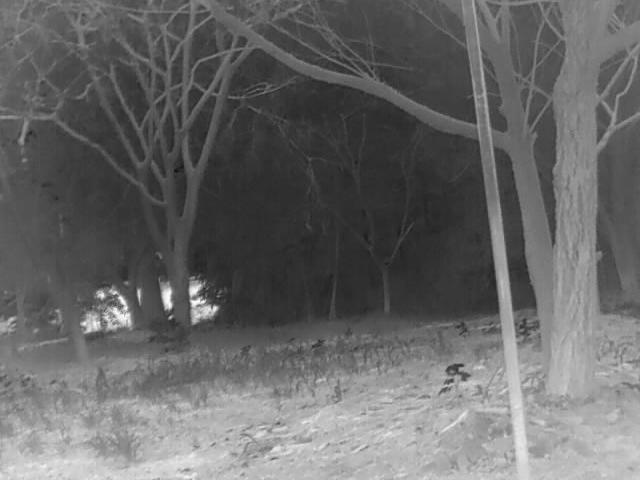
#> input picture Essay/manuscript/EXP/EXP1/compared/org_img/0340.jpg, 640 x 480 px
$ python draw_sqare_on_pic.py
#> lines starting #> are read from the running program, lines starting #| are printed output that depends on the picture; after the words box and inside, x2 and y2 are one past the last pixel; in counts of white or black regions, pixels touching at a corner belong together


import cv2

# 读取图像
name = '0340.jpg'
img = cv2.imread(name)
#> img is the input picture: shape (480, 640, 3); min 16, max 255, mean 103.6

# 定义矩形的左上角和右下角坐标
x1, y1 = 88, 200
x2, y2 = x1+128, y1+128

# 绘制矩形
cv2.rectangle(img, (x1, y1), (x2, y2), (0, 255, 255), 3)
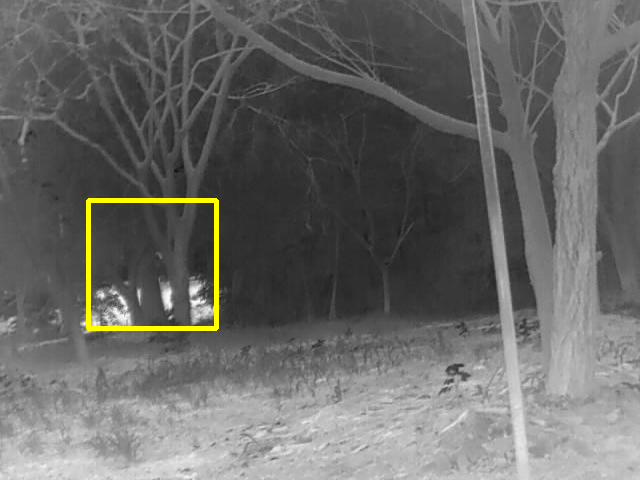
#> img: shape (480, 640, 3); 0.83% of pixels changed, all inside (x1, y1, x2, y2) = (86, 198, 219, 331)

# 显示图像
cv2.imshow('image', img)
cv2.waitKey(0)
cv2.destroyAllWindows()
cv2.imwrite("./drew/{}".format(name), img)

$ run again, with Essay/manuscript/EXP/EXP1/compared/org_img/0431.jpg copied over Essay/manuscript/EXP/EXP1/compared/org_img/0340.jpg
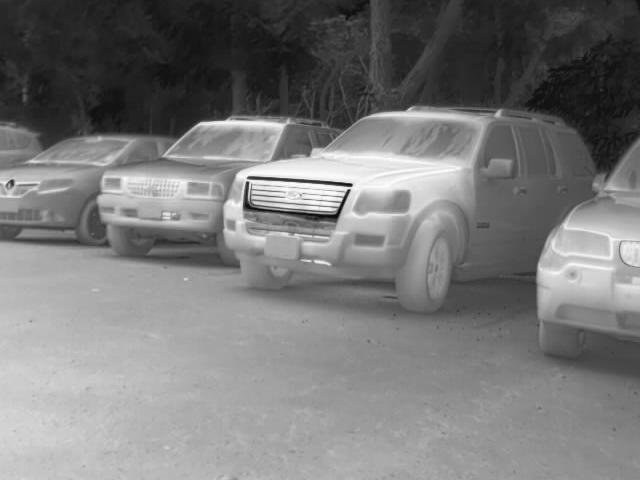
#> input picture Essay/manuscript/EXP/EXP1/compared/org_img/0431.jpg, 640 x 480 px
#> img is the input picture: shape (480, 640, 3); min 5, max 255, mean 121
#> `cv2.rectangle(img, (x1, y1), (x2, y2), (0, 255, 255), 3)`:
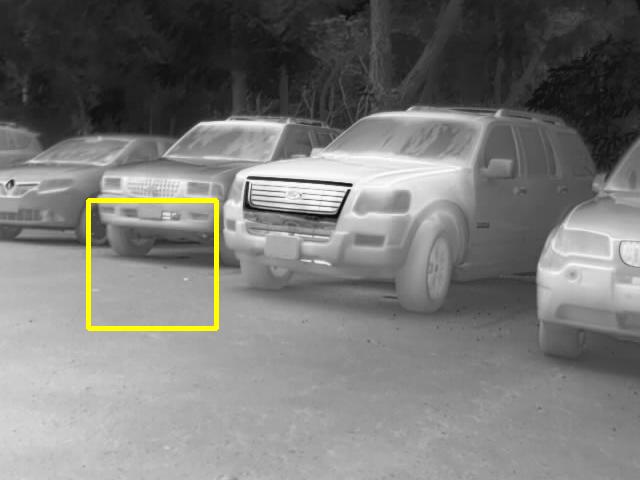
#> img: shape (480, 640, 3); 0.83% of pixels changed, all inside (x1, y1, x2, y2) = (86, 198, 219, 331)

$ run again, with Essay/manuscript/EXP/EXP1/compared/org_img/0552.jpg copied over Essay/manuscript/EXP/EXP1/compared/org_img/0340.jpg
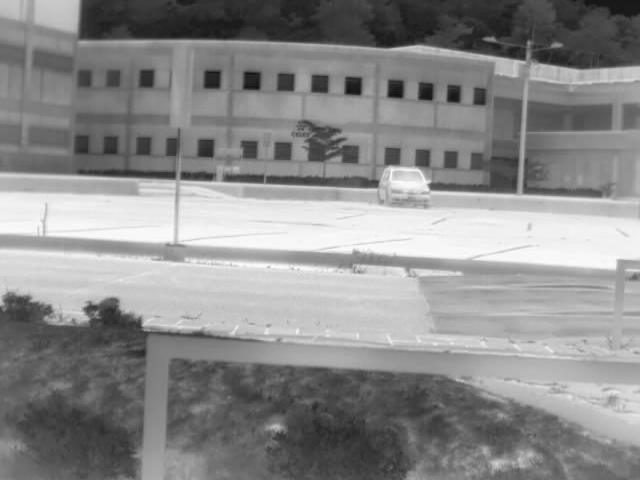
#> input picture Essay/manuscript/EXP/EXP1/compared/org_img/0552.jpg, 640 x 480 px
#> img is the input picture: shape (480, 640, 3); min 16, max 255, mean 138.8
#> `cv2.rectangle(img, (x1, y1), (x2, y2), (0, 255, 255), 3)`:
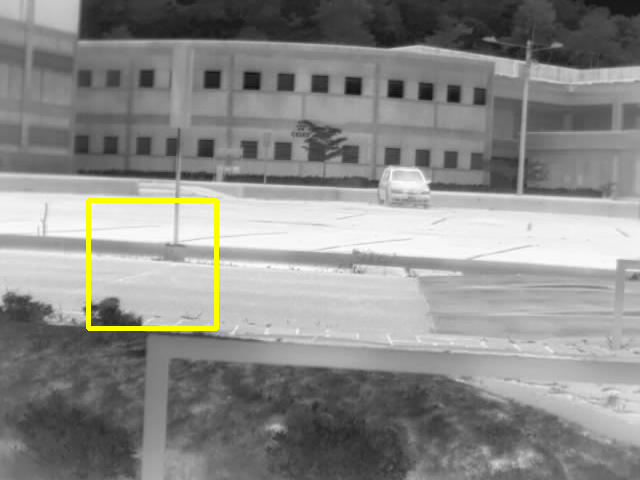
#> img: shape (480, 640, 3); 0.83% of pixels changed, all inside (x1, y1, x2, y2) = (86, 198, 219, 331)

$ run again, with Essay/manuscript/EXP/EXP1/compared/org_img/0702.jpg copied over Essay/manuscript/EXP/EXP1/compared/org_img/0340.jpg
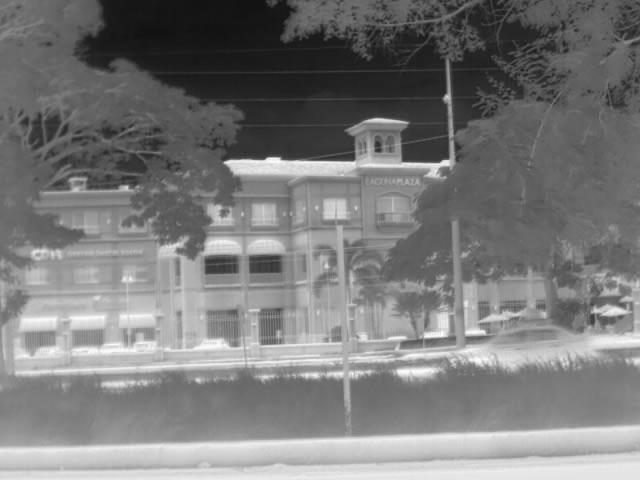
#> input picture Essay/manuscript/EXP/EXP1/compared/org_img/0702.jpg, 640 x 480 px
#> img is the input picture: shape (480, 640, 3); min 16, max 255, mean 122.2
#> `cv2.rectangle(img, (x1, y1), (x2, y2), (0, 255, 255), 3)`:
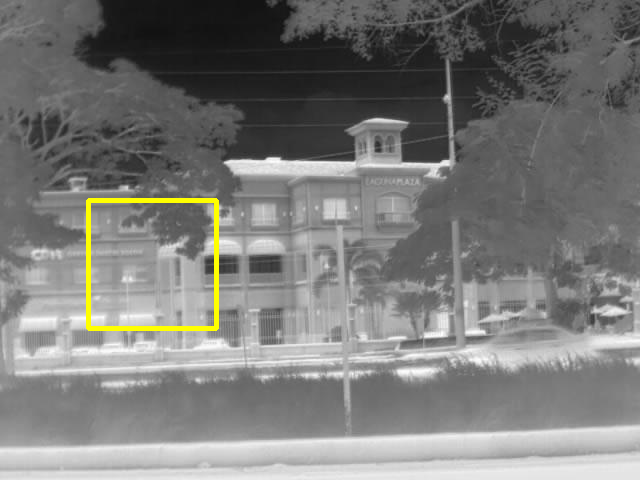
#> img: shape (480, 640, 3); 0.83% of pixels changed, all inside (x1, y1, x2, y2) = (86, 198, 219, 331)
